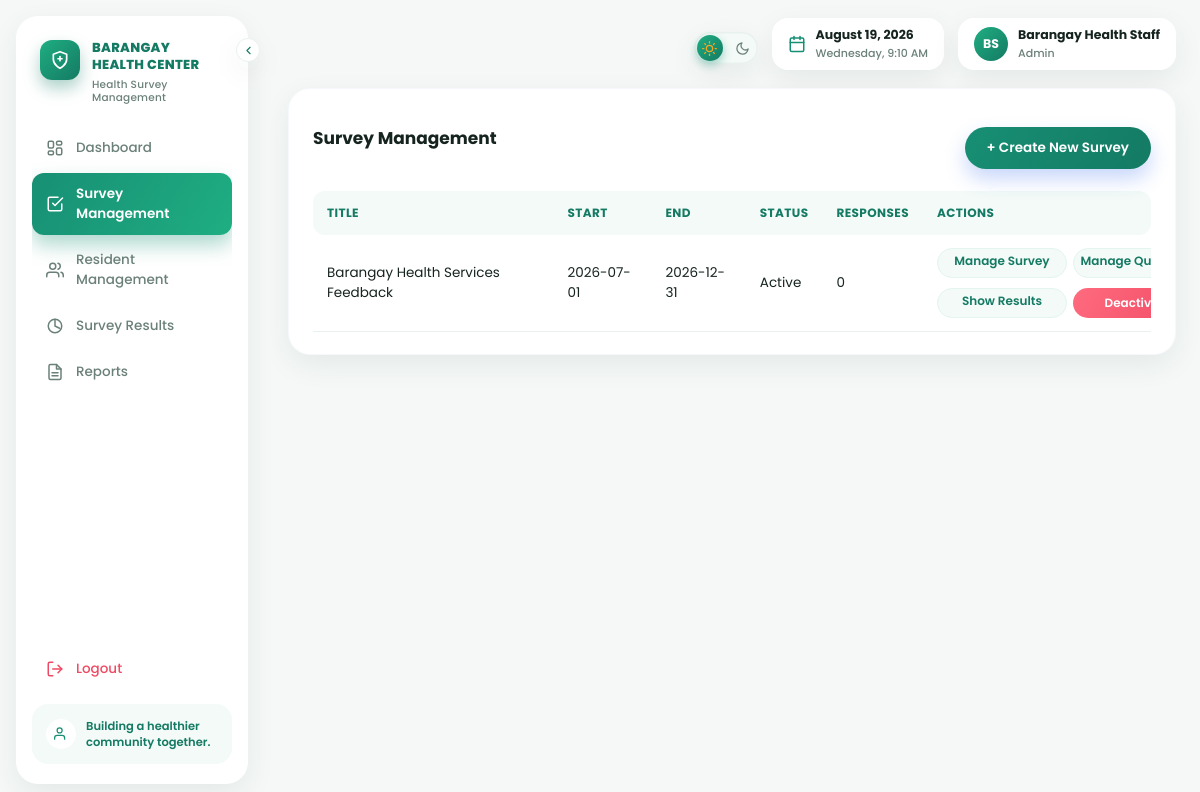
Page /staff/survey_management.php (signed in) on the committed database.
### tables this page shows
CREATE TABLE IF NOT EXISTS surveys (

    survey_id INT AUTO_INCREMENT PRIMARY KEY,

    title VARCHAR(150) NOT NULL,

    description TEXT,

    created_by INT NOT NULL,

    start_date DATE NOT NULL,

    end_date DATE NOT NULL,

    status ENUM(
        'active',
        'inactive'
    ) DEFAULT 'active',

    created_at TIMESTAMP DEFAULT CURRENT_TIMESTAMP,

    CONSTRAINT fk_surveys_staff

        FOREIGN KEY (created_by)

        REFERENCES staff(staff_id)

);

### includes/functions.php (called while the page is built, shortened)
<?php
function e($string) {
    return htmlspecialchars($string ?? "", ENT_QUOTES, "UTF-8");
}
?>

### staff/survey_management.php (the view, shortened to what this page needs)
<?php
require_once __DIR__ . "/../includes/functions.php";
$surveys = $conn->query("SELECT s.survey_id, s.title, s.start_date, s.end_date, s.status,
    (SELECT COUNT(*) FROM responses r WHERE r.survey_id = s.survey_id) AS response_count
    FROM surveys s ORDER BY s.created_at DESC");
?>
<!DOCTYPE html>
<html lang="en">
<head>
<link rel="stylesheet" href="../assets/css/style.css?v=<?= filemtime(__DIR__ . "/../assets/css/style.css") ?>">
</head>
<body>
<?php include __DIR__ . "/../includes/staff_nav.php"; ?>
<div class="container">
<?php include __DIR__ . "/../includes/staff_topbar.php"; ?>
    <div class="card">
        <div style="display:flex; justify-content:space-between; align-items:center;">
            <h2>Survey Management</h2>
            <a class="btn" href="survey_add.php">+ Create New Survey</a>
        </div>
        <div class="table-scroll">
        <table>
            <tr>
                <th>Title</th>
                <th>Start</th>
                <th>End</th>
                <th>Status</th>
                <th>Responses</th>
                <th>Actions</th>
            </tr>
            <?php while ($s = $surveys->fetch_assoc()): ?>
            <tr>
                <td><?= e($s["title"]) ?></td>
                <td><?= e($s["start_date"]) ?></td>
                <td><?= e($s["end_date"]) ?></td>
                <td><?= $s["status"] === "active" ? "Active" : "Inactive" ?></td>
                <td><?= (int)$s["response_count"] ?></td>
                <td>
                    <div class="table-actions">
                        <a class="btn btn-sm btn-secondary" href="survey_edit.php?survey_id=<?= $s["survey_id"] ?>">Manage Survey</a>
                        <?php if ((int)$s["response_count"] === 0): ?>
                            <a class="btn btn-sm btn-secondary" href="question_management.php?survey_id=<?= $s["survey_id"] ?>">Manage Questions</a>
                        <?php else: ?>
                            <span class="btn btn-sm btn-disabled" title="Cannot edit questions after receiving responses">Manage Questions</span>
                        <?php endif; ?>
                        <a class="btn btn-sm btn-secondary" href="results.php?survey_id=<?= $s["survey_id"] ?>">Show    Results</a>
                        <?php
                            $toggle_url = "survey_management.php?toggle=" . $s["survey_id"];
                            $survey_title_js = htmlspecialchars(addslashes($s["title"]), ENT_QUOTES, "UTF-8");
                        ?>
                        <?php if ($s["status"] === "active"): ?>
                            <button type="button" class="btn btn-sm btn-danger"
                                onclick="openConfirmModal({
                                    url: '<?= $toggle_url ?>',
                                    title: 'Deactivate this survey?',
                                    message: '\u201c<?= $survey_title_js ?>\u201d will be closed and residents will no longer be able to respond to it. You can reactivate it again anytime.',
                                    confirmLabel: 'Deactivate',
                                    danger: true
                                })">
                               Deactivate
                            </button>
                        <?php endif; ?>
                    </div>
                </td>
            </tr>
            <?php endwhile; ?>
        </table>
        </div>
    </div>
</div>
</body>
</html>

### assets/css/style.css (style rules this page uses)
:root { --blue-900: #123832; --blue-700: #147a63; --blue-600: #178f74; --blue-500: #1fae82; --blue-400: #58c9a0; --blue-100: #e3f5ee; --blue-50: #f3faf7; --ink: #16241f; --muted: #6b8079; --line: #e9f1ee; --bg: #f5f8f7; --white: #ffffff; --green: #17c383; --red: #ef4a63; --amber: #f5a623; --radius-lg: 22px; --radius-md: 16px; --radius-sm: 10px; --shadow-card: 0 10px 30px rgba(18, 56, 50, 0.07); --shadow-pop: 0 16px 40px rgba(18, 56, 50, 0.14); --sidebar-w: 232px; --sidebar-w-collapsed: 80px; }
* { box-sizing: border-box; margin: 0; padding: 0; font-family: 'Poppins', 'Segoe UI', Arial, sans-serif; }
html { scroll-behavior: smooth; overflow-x: hidden; }
body { background: var(--bg); color: var(--ink); min-height: 100vh; overflow-x: hidden; -webkit-font-smoothing: antialiased; }
body { animation: bodyFade .5s ease both; }
a { color: inherit; }
body:has(.sidebar) { padding-left: calc(var(--sidebar-w) + 32px); padding-top: 16px; padding-bottom: 16px; transition: padding-left .22s ease; }
.container { max-width: 1440px; margin: 0 auto 22px; padding: 0 24px 32px; }
.card { background: var(--white); border-radius: var(--radius-lg); padding: 22px 24px; box-shadow: var(--shadow-card); margin-bottom: 18px; border: 1px solid rgba(43,76,168,.04); animation: cardIn .45s ease both; transition: box-shadow .25s ease, transform .25s ease; }
.card h2 { font-size: 17px; font-weight: 700; color: var(--ink); margin-bottom: 12px; }
button, .btn { display: inline-block; background: linear-gradient(120deg, var(--blue-600), var(--blue-700)); color: #fff; border: none; padding: 11px 22px; border-radius: 999px; font-size: 13.5px; font-weight: 600; cursor: pointer; margin-top: 16px; text-decoration: none; box-shadow: 0 10px 20px rgba(59,111,237,.28); transition: transform .18s ease, box-shadow .18s ease, filter .18s ease; margin-bottom: 8px; }
.btn-secondary { background: var(--blue-50); color: var(--blue-700); box-shadow: none; border: 1.5px solid var(--blue-100); }
.btn-danger { background: linear-gradient(120deg, #ff6b7f, var(--red)); box-shadow: 0 10px 20px rgba(239,74,99,.3); }
.btn-sm { padding: 6px 10px; font-size: 11.5px; margin-top: 0; box-shadow: none; }
.table-actions { display: grid; grid-template-columns: 96px 96px; gap: 10px 40px; width: 200px; }
.table-actions .btn { width: 130px; height: 30px; margin: 0; font-size: 12px; text-align: center; overflow: hidden; text-overflow: ellipsis; padding: 3px; }
table { width: 100%; border-collapse: separate; border-spacing: 0; margin-top: 14px; overflow: hidden; }
.table-scroll { width: 100%; overflow-x: auto; -webkit-overflow-scrolling: touch; }
th, td { text-align: left; padding: 13px 14px; font-size: 13.5px; }
th { background: var(--blue-50); color: var(--blue-700); font-weight: 700; font-size: 12px; text-transform: uppercase; letter-spacing: .4px; }
th:first-child { border-radius: 12px 0 0 12px; }
th:last-child { border-radius: 0 12px 12px 0; }
tbody tr { transition: background .15s ease; }
tbody tr td { border-bottom: 1px solid var(--line); }

### rows in the picture
surveys: title "Barangay Health Services Feedback", start_date "2026-07-01", end_date "2026-12-31", status "Active", response_count "0"

### other values in the picture
$staff_initials "BS"
$_SESSION["staff_name"] "Barangay Health Staff"
$_SESSION["staff_role"] "Admin"
